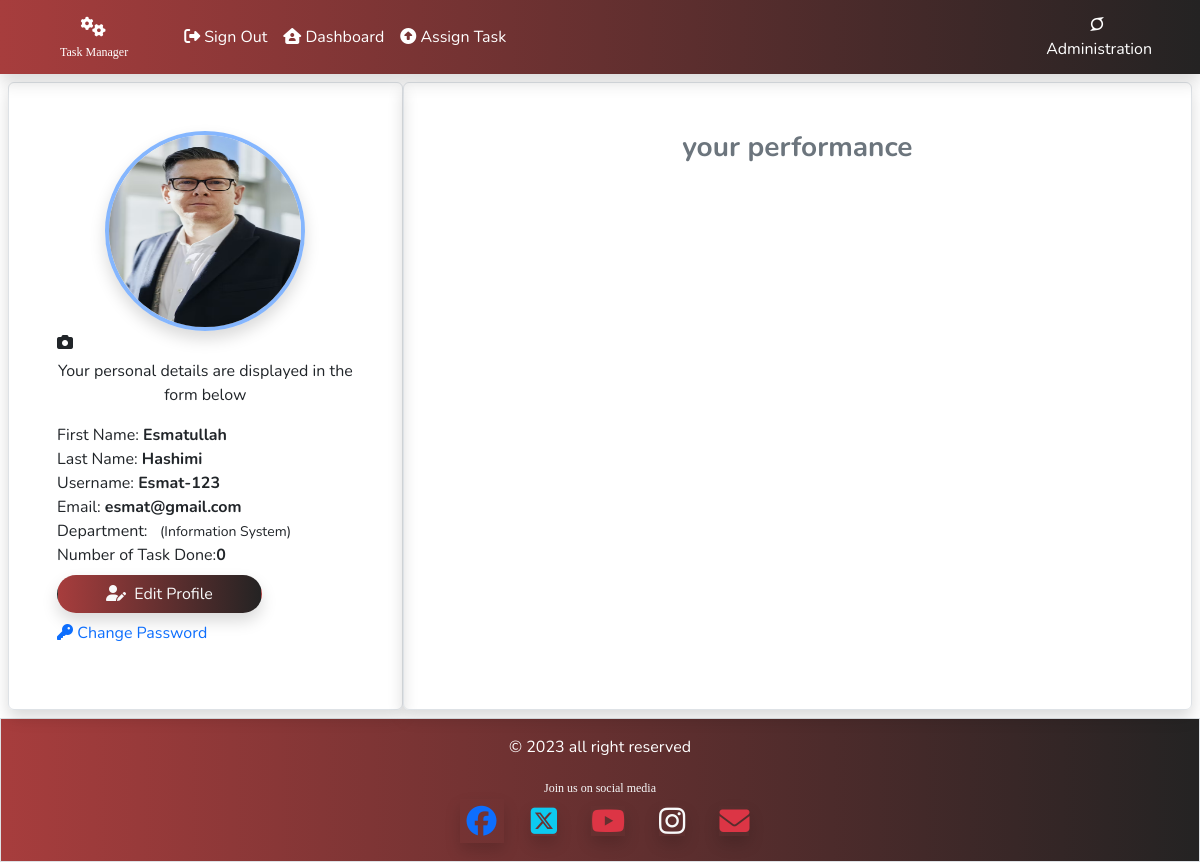
The app's page /taskmanager/user_profile/21 (signed in) with its own data.
### taskmanager/models.py (models this page shows, shortened)
class CustomUser(AbstractUser):
    department=models.ForeignKey("Department",on_delete=models.CASCADE,null=True,blank=True)

class Profile(models.Model):
    user = models.OneToOneField(CustomUser, on_delete=models.CASCADE)
    image = models.ImageField(default='default.jpg',upload_to='profile_pics')

class Department(models.Model):
    name = models.CharField(max_length=250)
    Description = models.TextField(max_length=300)
    dept_head = models.CharField(max_length=100)

### taskmanager/views.py (the view, shortened to what this page needs)
# urls.py: path('user_profile/<userID>', views.user_profile, name='user_profile'),
@login_required(login_url='/taskmanager/login')
def user_profile(request,userID):
    current_user=User.objects.get(pk=userID)
    m_task=Task.objects.filter(assign_to_id=request.user.id, status=100).count()
    return render(request, 'taskmanager/user_profile.html', {'c_user':current_user, 'No_task':m_task})

### taskmanager/templates/taskmanager/user_profile.html (shortened to what this page needs)
{% extends 'taskmanager/base.html' %}
{% load static %}
{% block content %}
<div class="row m-2">
    <div class="col-md-4 p-5 shadow border rounded">
        <div class="d-flex justify-content-center">
            <img class="shadow rounded-circle border border-4 border-primary border-opacity-50" src="{{c_user.profile.image.url}}" width="200px" height="200px" alt="">
        </div>
        <div>
            <i class="fa-solid fa-camera text-center"></i>
        </div>
        <p class="m-0 p-0 text-center">Your personal details are displayed in the form below </p>
        <div class="my-3">
                <p class="p-0 m-0">First Name: <span class="fw-bold">{{c_user.first_name}}</span></p>
                <p class="p-0 m-0">Last Name: <span class="fw-bold"> {{c_user.last_name}}</span></p>
                <p class="p-0 m-0">Username: <span class="fw-bold"> {{c_user.username}}</span></p>
                <p class="p-0 m-0">Email: <span class="fw-bold"> {{c_user.email}}</span></p>
                <p class="p-0 m-0">Department:
                    <small>({{c_user.department.Description}})</small>
                </p>
            <p class="p-0 m-0">Number of Task Done:<span class="fw-bold">{{No_task}}</span></p>
            <button class="btn text-light px-5 rounded-pill shadow my-2 bg-maroon"
            data-bs-toggle="collapse"
            data-bs-target="#collapseExample"
            aria-expanded="false"
            aria-controls="collapseExample">
            <i class="fa-solid fa-user-pen"></i>&nbsp;
            Edit Profile
            </button>
                <p class="text-primary" type="button" data-bs-toggle="modal" data-bs-target="#examplemodal">
                    <span class="change-password" ><i class="fa-solid fa-key"></i>&nbsp;Change Password</span>
                </p>
        </div>
    </div>
    <div class="col-md-8 p-5 shadow border rounded ">
        <h3 class="text-secondary text-center fw-bold">your performance</h3>
    </div>
</div>
{% endblock content %}

### taskmanager/static/css/style.css (style rules this page uses)
body { font-family: 'Nunito', sans-serif; }
.change-password { cursor: pointer; }
.bg-maroon { background-image: linear-gradient(to right,#a73d3d,#242323); cursor: pointer; }
body { height: 100%; width: 100%; margin-bottom: 5%; }

### records on screen
CustomUser: profile.image (picture), first_name "Esmatullah", last_name "Hashimi", username "Esmat-123", email "esmat@gmail.com", department.Description "Information System"

### other values on screen
{{ No_task }} "0"
